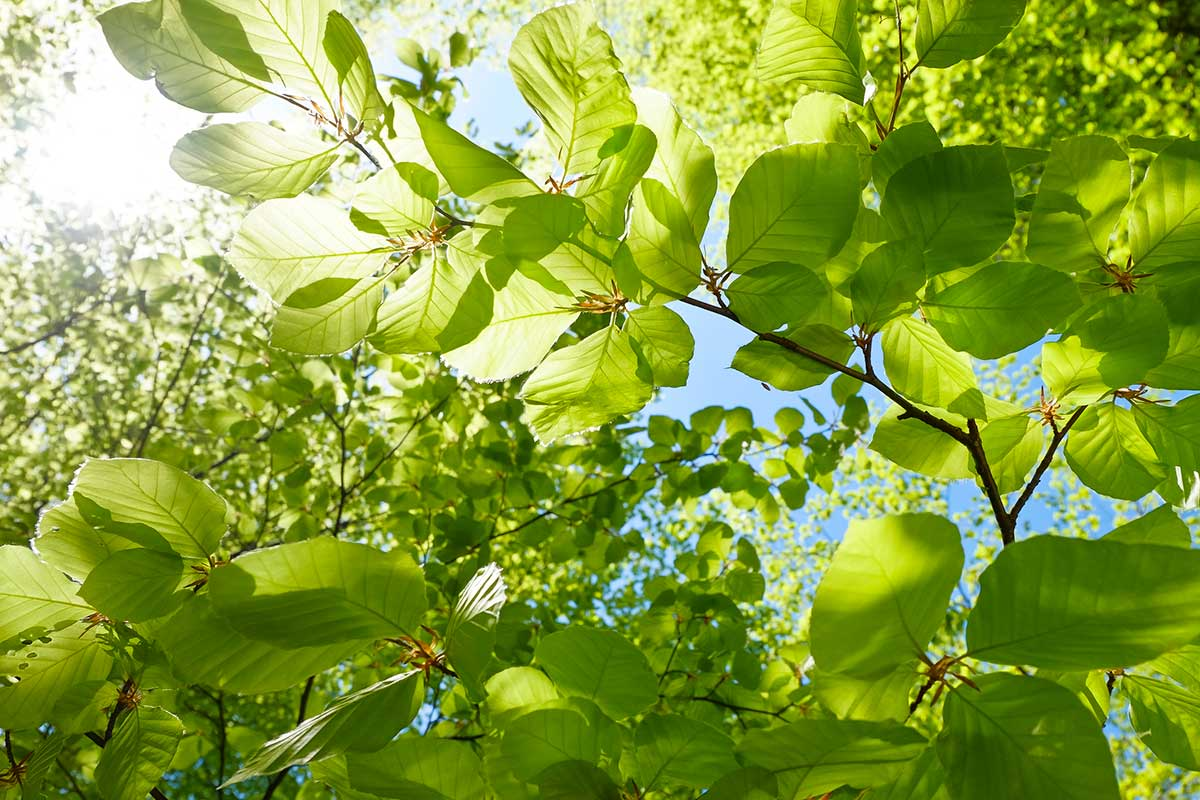
#> input picture image.jpg, 1200 x 800 px
$ python cartoonize.py
#> lines starting #> are read from the running program, lines starting #| are printed output that depends on the picture; after the words box and inside, x2 and y2 are one past the last pixel; in counts of white or black regions, pixels touching at a corner belong together
import cv2
import numpy as np

n_gpd = 5
n_bf = 15

img = cv2.imread("image.jpg")
#> img is the input picture: shape (800, 1200, 3); mean B, G, R 62.1, 160.2, 134.8
img = cv2.resize(img, (400, 250))
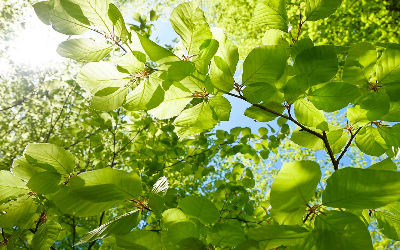
#> img: shape (250, 400, 3); mean B, G, R 62.1, 160.1, 134.8

# Gaussian Pyramid
gpArray = [img.copy()]
for i in range(n_gpd):
    gpArray.append(cv2.pyrDown(gpArray[-1]))
#> after the loop, gpArray = 6 items

# Bilateral Filtering
for i in range(n_bf):
    gpArray[-1] = cv2.bilateralFilter(gpArray[-1], d=15, sigmaColor=15, sigmaSpace=15)

# Pyramid Upsampling
for i in range(n_gpd):
    gpArray.append(cv2.pyrUp(gpArray[-1]))
#> after the loop, gpArray = 11 items

# Image Processing
grayscaled_img = cv2.cvtColor(img, cv2.COLOR_BGR2GRAY)
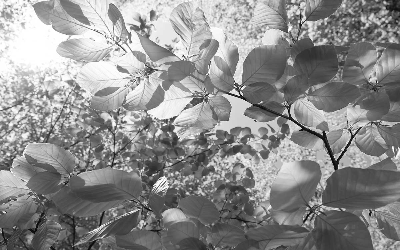
#> grayscaled_img: shape (250, 400); min 1, max 255, mean 141.4
blurred_img = cv2.medianBlur(grayscaled_img, 7)
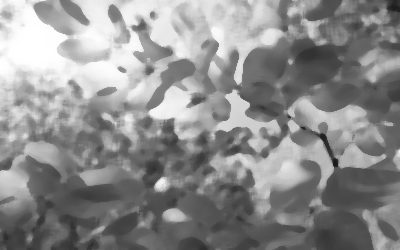
#> blurred_img: shape (250, 400); min 25, max 255, mean 141.1
edged_img = cv2.adaptiveThreshold(blurred_img, 255, cv2.ADAPTIVE_THRESH_GAUSSIAN_C, cv2.THRESH_BINARY, 11, 5)
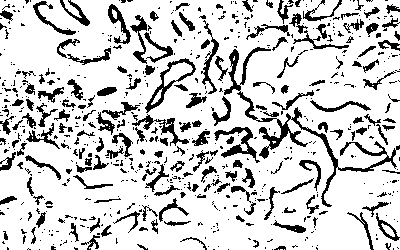
#> edged_img: shape (250, 400); 81.2% white; 662 black regions (481 under 20 px), largest, box (x1, y1, x2, y2) and area: (224, 47, 400, 207) 2115, (214, 127, 260, 163) 488, (145, 58, 196, 113) 480
colored_img = cv2.cvtColor(edged_img, cv2.COLOR_GRAY2RGB)
cartoonized_img = cv2.bitwise_and(img, colored_img)
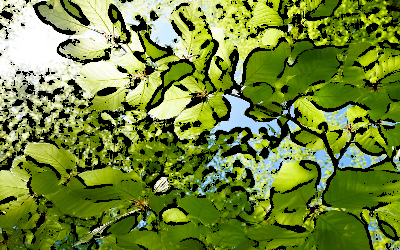
#> cartoonized_img: shape (250, 400, 3); mean B, G, R 55.9, 134.6, 114.2

# Display Images
stack = np.hstack([img, cartoonized_img])
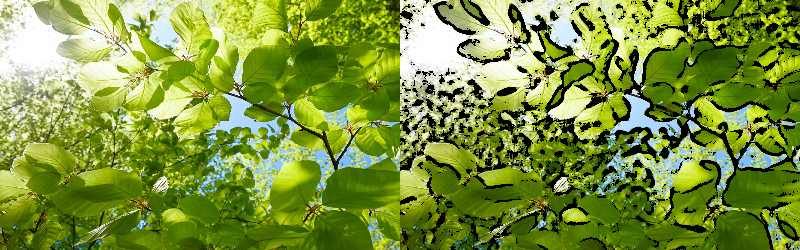
#> stack: shape (250, 800, 3); mean B, G, R 59, 147.4, 124.5
cv2.imshow("Original vs. Cartoonized", stack)

# Generate Cartoon Image
cartoonized_img = cv2.resize(cartoonized_img,(800,500))
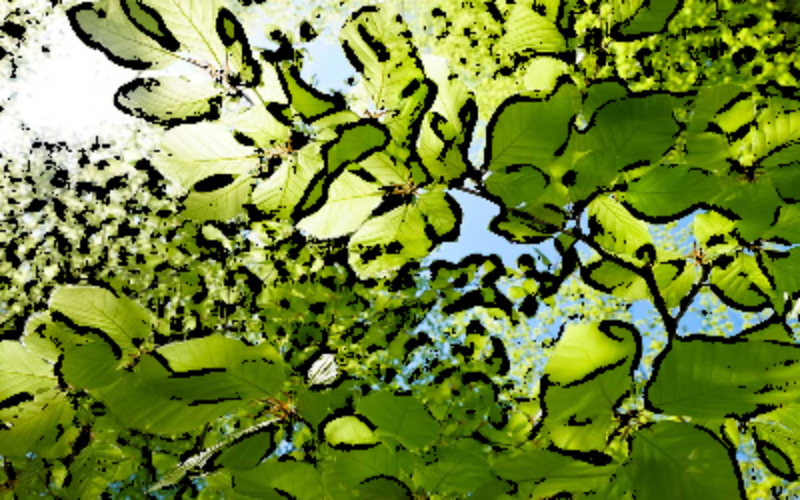
#> cartoonized_img: shape (500, 800, 3); mean B, G, R 55.9, 134.5, 114.2
cv2.imwrite("cartoon.jpg", cartoonized_img)

cv2.waitKey(0)
cv2.destroyAllWindows()
